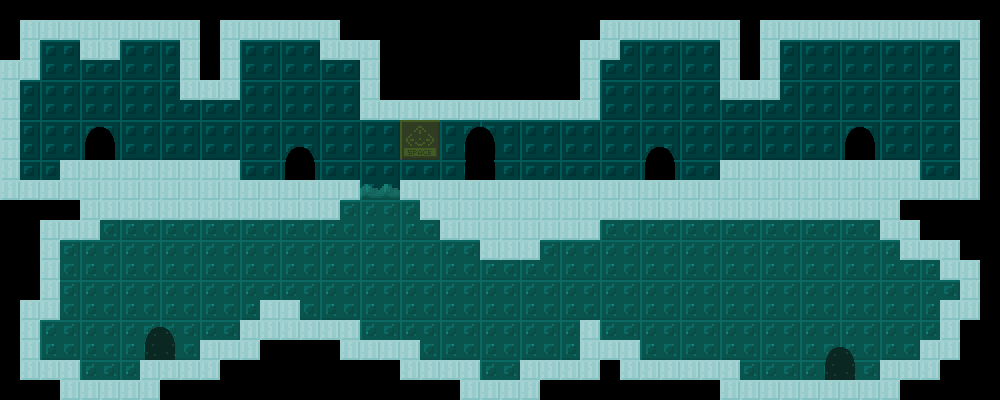

The image is a tile-based game level rendered from a .tmx file. Its description and source (layers, tilesets, objects; grid data summarised) follow:
An orthogonal 50x20 tile map with 20x20 px tiles, 4 tile layers (background, back, Water, Ground) and 91 objects (50x grass, 2x lock).

<map version="1.0" orientation="orthogonal" renderorder="right-down" width="50" height="20" tilewidth="20" tileheight="20">
 <tileset firstgid="1" name="All2" tilewidth="20" tileheight="20">
  <image source="../../assets/tileset.png" width="160" height="440" />
  <terraintypes>
   <terrain name="Solid" tile="136" />
  </terraintypes>
  <tile id="122" terrain=",0,0,0" />
  <tile id="123" terrain="0,,0,0" />
  <tile id="124" terrain=",,,0" />
  <tile id="125" terrain=",,0," />
  <tile id="126" terrain=",,0,0" />
  <tile id="127" terrain="0,,0," />
  <tile id="128" terrain=",0,0," />
  <tile id="129" terrain="0,,,0" />
  <tile id="130" terrain="0,0,,0" />
  <tile id="131" terrain="0,0,0," />
  <tile id="132" terrain=",0,," />
  <tile id="133" terrain="0,,," />
  <tile id="134" terrain=",0,,0" />
  <tile id="135" terrain="0,0,," />
  <tile id="136" terrain="0,0,0,0" />
 </tileset>
 <layer name="background" width="50" height="20">
  <data>[1000 cells, 1000 non-empty, 8 distinct tile ids]</data>
 </layer>
 <layer name="back" width="50" height="20">
  <data>[1000 cells, 30 non-empty, 4 distinct tile ids]</data>
 </layer>
 <objectgroup name="objs">
  <object gid="88" x="280" y="300" width="20" height="20">
   <properties>
    <property name="switch" value="waterleft" />
   </properties>
  </object>
  <object gid="88" x="580" y="320" width="20" height="20">
   <properties>
    <property name="switch" value="waterright" />
   </properties>
  </object>
  <object type="lock" gid="64" x="320" y="320" width="20" height="20">
   <properties>
    <property name="change" value="waterleft" />
   </properties>
  </object>
  <object type="lock" gid="64" x="540" y="360" width="20" height="20">
   <properties>
    <property name="change" value="waterright" />
   </properties>
  </object>
  <object gid="88" x="200" y="160" width="20" height="20">
   <properties>
    <property name="switch" value="left2" />
   </properties>
  </object>
  <object gid="88" x="740" y="140" width="20" height="20">
   <properties>
    <property name="switch" value="right2" />
   </properties>
  </object>
  <object gid="99" x="691" y="71" width="20" height="20">
   <properties>
    <property name="change" value="right2" />
   </properties>
  </object>
  <object gid="99" x="246" y="70" width="20" height="20">
   <properties>
    <property name="change" value="left2" />
   </properties>
  </object>
  <object gid="88" x="200" y="140" width="20" height="20">
   <properties>
    <property name="switch" value="left2" />
   </properties>
  </object>
  <object gid="88" x="200" y="120" width="20" height="20">
   <properties>
    <property name="switch" value="left2" />
   </properties>
  </object>
  <object gid="88" x="740" y="160" width="20" height="20">
   <properties>
    <property name="switch" value="right2" />
   </properties>
  </object>
  <object gid="88" x="740" y="120" width="20" height="20">
   <properties>
    <property name="switch" value="right2" />
   </properties>
  </object>
  <object type="grass" gid="87" x="900" y="160" width="20" height="20" />
  <object type="grass" gid="87" x="700" y="180" width="20" height="20" />
  <object type="grass" gid="87" x="680" y="180" width="20" height="20" />
  <object type="grass" gid="87" x="540" y="180" width="20" height="20" />
  <object type="grass" gid="87" x="260" y="180" width="20" height="20" />
  <object type="grass" gid="87" x="160" y="160" width="20" height="20" />
  <object type="grass" gid="87" x="60" y="160" width="20" height="20" />
  <object gid="87" x="20" y="180" width="20" height="20" />
  <object type="grass" gid="87" x="40" y="180" width="20" height="20" />
  <object x="286" y="151" width="28" height="31">
   <properties>
    <property name="TO" value="ice_key1" />
   </properties>
  </object>
  <object x="644" y="149" width="30" height="32">
   <properties>
    <property name="TO" value="ice_key2" />
   </properties>
  </object>
  <object x="85" y="128" width="29" height="33">
   <properties>
    <property name="TO" value="ice_timejump" />
   </properties>
  </object>
  <object x="848" y="127" width="27" height="34">
   <properties>
    <property name="TO" value="ice_boss" />
   </properties>
  </object>
  <object type="grass" gid="87" x="940" y="300" width="20" height="20" />
  <object type="grass" gid="87" x="920" y="340" width="20" height="20" />
  <object type="grass" gid="87" x="900" y="360" width="20" height="20" />
  <object type="grass" gid="87" x="880" y="360" width="20" height="20" />
  <object type="grass" gid="87" x="860" y="380" width="20" height="20" />
  <object type="grass" gid="87" x="840" y="380" width="20" height="20" />
  <object type="grass" gid="87" x="820" y="380" width="20" height="20" />
  <object type="grass" gid="87" x="800" y="380" width="20" height="20" />
  <object type="grass" gid="87" x="780" y="380" width="20" height="20" />
  <object type="grass" gid="87" x="760" y="380" width="20" height="20" />
  <object type="grass" gid="87" x="740" y="380" width="20" height="20" />
  <object type="grass" gid="87" x="720" y="360" width="20" height="20" />
  <object type="grass" gid="87" x="700" y="360" width="20" height="20" />
  <object type="grass" gid="87" x="680" y="360" width="20" height="20" />
  <object type="grass" gid="87" x="640" y="360" width="20" height="20" />
  <object type="grass" gid="87" x="660" y="360" width="20" height="20" />
  <object type="grass" gid="87" x="620" y="340" width="20" height="20" />
  <object type="grass" gid="87" x="600" y="340" width="20" height="20" />
  <object type="grass" gid="87" x="560" y="360" width="20" height="20" />
  <object type="grass" gid="87" x="520" y="360" width="20" height="20" />
  <object type="grass" gid="87" x="500" y="380" width="20" height="20" />
  <object type="grass" gid="87" x="480" y="380" width="20" height="20" />
  <object type="grass" gid="87" x="460" y="360" width="20" height="20" />
  <object type="grass" gid="87" x="440" y="360" width="20" height="20" />
  <object type="grass" gid="87" x="420" y="360" width="20" height="20" />
  <object type="grass" gid="87" x="400" y="340" width="20" height="20" />
  <object type="grass" gid="87" x="380" y="340" width="20" height="20" />
  <object type="grass" gid="87" x="360" y="340" width="20" height="20" />
  <object type="grass" gid="87" x="340" y="320" width="20" height="20" />
  <object type="grass" gid="87" x="300" y="320" width="20" height="20" />
  <object type="grass" gid="87" x="260" y="300" width="20" height="20" />
  <object type="grass" gid="87" x="240" y="320" width="20" height="20" />
  <object type="grass" gid="87" x="220" y="340" width="20" height="20" />
  <object type="grass" gid="87" x="200" y="340" width="20" height="20" />
  <object type="grass" gid="87" x="180" y="360" width="20" height="20" />
  <object type="grass" gid="87" x="140" y="360" width="20" height="20" />
  <object type="grass" gid="87" x="160" y="360" width="20" height="20" />
  <object type="grass" gid="87" x="120" y="380" width="20" height="20" />
  <object type="grass" gid="87" x="100" y="380" width="20" height="20" />
  <object type="grass" gid="87" x="80" y="380" width="20" height="20" />
  <object type="grass" gid="87" x="60" y="360" width="20" height="20" />
  <object type="grass" gid="87" x="40" y="360" width="20" height="20" />
  <object x="145" y="324" width="30" height="35">
   <properties>
    <property name="TO" value="ice_puzzle_easy" />
   </properties>
  </object>
  </objectgroup>
 <layer name="Water" width="50" height="20" opacity="0.27">
  <data>[1000 cells, 550 non-empty, 2 distinct tile ids]</data>
 </layer>
 <layer name="Ground" width="50" height="20">
  <data>[1000 cells, 476 non-empty, 2 distinct tile ids]</data>
 </layer>
 <objectgroup name="Zones" visible="0">
  <!-- 6 objects omitted --></objectgroup>
</map>
<!-- 23 of 91 objects omitted -->
